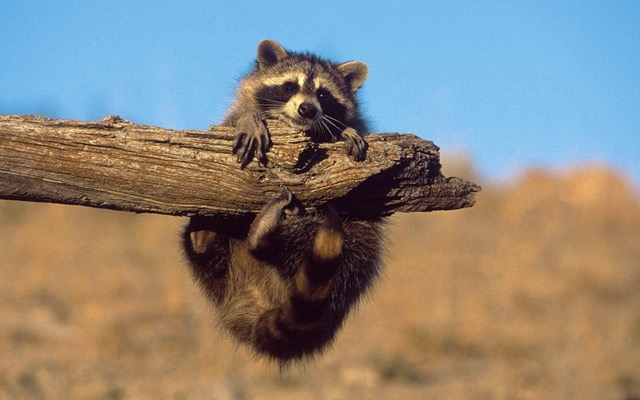
#> input picture images/raccoon.jpg, 640 x 400 px
$ jupyter execute 03_Numpy_Images.ipynb   (shell and % lines are left out)
#> lines starting #> are read from the running program, lines starting #| are printed output that depends on the picture
# <center>🤓 Numpy & Изображения 🖼 </center>

В этой тетрадке мы поговорим о том, как хранятся и отображаются изображения в компьютерах, в частности в задачах машинного обучения. Научимся представлять картинки в виде `numpy.ndarray` и познакомимся с такими библиотеками как `opencv`, и `PIL.Image`

## Содержание тетрадки: <a id='b'></a>
<br>

1. [История фотографии или как загрузить изображение в Python](#h1)
> 1.1 [OpenCV](#h11)<br>
> 1.2 [PIL.Image](#h12)<br>

2. [Основные операции над картинками](#h2)
> 2.1 [Изменение масштаба](#h21)<br>
> 2.2 [Обрезка](#h22)<br>
> 2.3 [Сохранение](#h23)<br>

3. [Numpy-операции над изображениями](#h3)
> 3.1 [Конкатенация (np.concatate)](#h31)<br>
> 3.2 [Стек (np.stack)](#h32)<br>
> 3.3 [Добавляем подушку (np.pad)](#h33)<br>

4. [Как получить список файлов в директории](#h4)

## 1. История фотографии или как загрузить изображение в Python <a id='h1'></a>

Вы знали что первая фотография была сделана на асфальте? [Асфальт](https://ru.wikipedia.org/wiki/%D0%9A%D0%B0%D0%BC%D0%B5%D1%80%D0%B0-%D0%BE%D0%B1%D1%81%D0%BA%D1%83%D1%80%D0%B0) - это горная смола, растворимая в масле, керосине или бензине, а не поверхность под ногами прохожих 🙂. Еще в 1822 году [Жозеф Ньепс](https://ru.wikipedia.org/wiki/%D0%9D%D1%8C%D0%B5%D0%BF%D1%81,_%D0%9D%D0%B8%D1%81%D0%B5%D1%84%D0%BE%D1%80) поместил светлую пластину, покрытую черным асфальтовым лаком в [камеру-обскура](https://ru.wikipedia.org/wiki/%D0%9A%D0%B0%D0%BC%D0%B5%D1%80%D0%B0-%D0%BE%D0%B1%D1%81%D0%BA%D1%83%D1%80%D0%B0), которая представляет из себя черный ящик с небольшим отверствием, пропускающим свет. Свет попадал на пластину с лаком и в тех местах, куда попадали лучи света, асфальт "запекся". После 8-ми часовой выдержки Жозеф Ньепс смыл незапекшиеся участки асфальта с помощью масел и керосина. На месте этих участков проявилась светлая пластина, а остальные участки (на которые не попадал свет) остались темными. Таким образом он получил первую фотографию.

<br>

С приходом цифровой фотографии принцип фиксирования изображения практически не изменился, изменились только инструменты. Вместо пластины с лаком в цифровых фотоаппаратах находится площадка с множеством фотодиодов - эта площадка называется матрицей. [Фотодиод](https://ru.wikipedia.org/wiki/%D0%A4%D0%BE%D1%82%D0%BE%D0%B4%D0%B8%D0%BE%D0%B4) - это небольшого размера устройство, которое способно создавать ток, при попадании на него света. В зависимости от конструкции фотодиода, он может выдавать большее напряжение при попадании на него именно синего цвета или зеленого, или красного. Например, если на "синий" фотодиод падает синий свет, то напряжение в цепи будет 2 вольта, а если зеленый или красный - 0.1 вольта. Когда вы делаете фотографию, затвор фотоаппарата открывается и пропускает свет на матрицу. В этот короткий промежуток времени фиксируются значения напряжения на каждом фотодиоде и эта информация сохраняется. Если таких фотодиодов миллионов, то разрешение камеры обозначают значением в 1 мегапиксель. В **IPhone 11** каждая камера имеет разрешение в 12 мегапикселей, а в **Samsung s20** - 33 (33 миллиона фотодиодов 😱🤯). На матрице фотодиоды располагаются так, как указано на картинке:


вы можете заметить, что зеленых фотодиодов больше всего. Причиной тому является тот факт, что человеческий глаз лучше всего различает оттенки именно зеленого цвета. Поэтому камеры должны захватывать как можно больше зеленых лучей.

<br>
<br>

Давайте представим, что мы сделали фотографию и отдельно сохранили  информацию о напряжении на красных, синих и зеленых фотодиодах. Получается у нас есть три отдельные матрицы. Давайте изобразим каждую из них с помощью черно-белой картинки. Каждый пиксель изображения - один фотодиод. Чем белее пиксель на картинке снизу, тем больше красного/зеленого/синего света попало на этот фотодиод.

<br>

<center><i>матрица <font color='red'>красных</font> фотодиодов</i></center>

<br>

<center><i>матрица <font color='green'>зеленых</font> фотодиодов</i></center>

<br>

<center><i>матрица <font color='blue'>синих</font> фотодиодов</i></center>

Вы можете заметить что они различаются по яркости и самая яркая из них - зеленая (так как дерево и трава вокруг зеленого цвета).

А как же эти матрицы превращяются в цветные картинки на экранах наших девайсов? Каждый пиксель на дисплее можно представить в виде трех маленьких лампочек (красная, зеленая и синяя). Когда вы открываете цветную картинку размером 128х128, в ее отображении участвуют 128х128х3 = 49152 лампочки. Красные лампочки дисплея загораются с мощностью в соответствии с красной матрицей, зеленые в соответствии с зеленой, а синие с синей. Световые волны, исходящие от каждого пикселя, смешиваются в пространстве, и вы видите цветное изображение. Таким образом, любая цветная картинка представляет из себя тензор, размером `H x W x C`, где `H` - высота (height), `W` - ширина (width), `C` - цветовые каналы (channels). В цветной картинке, как мы узнали, 3 канала (но бывает и 4, последний канал отвечает за прозрачность каждого пикселя, например, это полезно при работе в фотошопе).

Далее мы поговорим о том, как загрузить изображение в переменную Python 🐍

<br>
<br>
<br>

### 1.1 OpenCV <a id='h11'></a>

[содержание](#b) | [глава](#h1)

[Open Computer Vision](https://ru.wikipedia.org/wiki/OpenCV) - библиотека алгоритмов компьютерного зрения и обработки изображений, реализованная на языке С/С++ и выпущенная официально в 1999 году группой разработчиков из Intel. С ее помощью над изображением можно применить практически все трансформации, которые могут придти к вам в голову: перспективные искажения, размытие, изменение формы, масштабирование, конвертация цветовых каналов и так далее. В Python библиотека носит название `cv2`. Чтобы вывести изображение в jupyter тетрадке нам также понадобится пакет `matplotlib.pyplot` (общепринятое сокращение: `plt`). Строка `%matplotlib inline` - указывает jupyter notebook-у выводить изображения сразу под ячейкой, в которой используется matplotlib (это позволяет нам не вызывать лишнюю функцию `plt.show()` в каждой ячейке, под которой хотим показать картинку).

[cell 1]
import matplotlib.pyplot as plt
import cv2

Как мы выясняли, цветные картинки представляются в виде трех матриц (RGB - по одной на каждую компоненту цвета: red, green, blue), поэтому фраза "считать картинку" означает представить ее в виде тензора, который будет храниться в переменной языка Python (например, это может быть `numpy.ndarray`). Функция, которая выполняет эту задачу: `cv2.imread()` - она принимает путь до картинки, а возвращает тензор

[cell 2]
img = cv2.imread('./images/raccoon.jpg') # запишем картинку в переменную img
#> img is the input picture: shape (400, 640, 3); mean B, G, R 126.4, 134.8, 138.8

Посмотрим, какой же тип у переменной img?

[cell 3]
type(img)

Да это же знакомый нам numpy.ndarray! Это означет, что теперь мы можем использовать весь функционал библиотеки numpy для работы с изображением и в главе [Numpy-операции над изображениями](#h2) мы поговорим об этом подробнее. А пока давайте хотя бы выведем знакомое нам свойство `shape` и узнаем форму нашего тензора

[cell 4]
img.shape

Мы видим, что высота картинки (кол-во пикселей по вертикали) равна 400, ширина (кол-во пикселей по горизонтали) 640, и 3 канала для каждой компоненты цвета (еще это называют глубиной картинки).

Теперь давайте посмотрим на нашу картинку 👀. Для этого воспользуемся функцией `plt.imshow()` (imshow - сокращение от "image show").

[cell 5]
plt.imshow(img) # на вход функции подаем тензор

Енот в позднее время суток при холодном освещении? На самом деле цвета в картинке должны выглядеть иначе. По умолчанию, openCV предполагает, что каналы в картинке расположены в порядке Blue Green Red, поэтому каналы в нашей картинке перепутаны (красный на месте синего, а синий на месте красного) и изображение выглядит не естественно. Чтобы конвертировать картинку из BGR в RGB, воспользуемся функцией `cv2.cvtColor()` (convert color). Сейчас нам потребуется лишь переставить каналы местами, но эта функция способна также отображать картинку в отличные от RGB цветовые пространства [HSV](https://ru.wikipedia.org/wiki/HSV_(%D1%86%D0%B2%D0%B5%D1%82%D0%BE%D0%B2%D0%B0%D1%8F_%D0%BC%D0%BE%D0%B4%D0%B5%D0%BB%D1%8C)), [LAB](https://ru.wikipedia.org/wiki/LAB), [HSL](https://ru.wikipedia.org/wiki/HSL) и [другие](https://ru.wikipedia.org/wiki/%D0%A6%D0%B2%D0%B5%D1%82%D0%BE%D0%B2%D0%BE%D0%B5_%D0%BF%D1%80%D0%BE%D1%81%D1%82%D1%80%D0%B0%D0%BD%D1%81%D1%82%D0%B2%D0%BE). Алгоритм конвертации задается с помощью целочисленного значения. Чтобы не запоминать какой алгоритм каким значением закодирован, opencv хранит несколько константных значений и название каждой из констант отражает действие алгоритма, вот несколько примеров:

[cell 6]
cv2.COLOR_BGR2RGB, cv2.COLOR_RGB2LAB, cv2.COLOR_RGB2HLS, cv2.COLOR_RGB2GRAY # 2 из-за того что two созвучно с to

[cell 7]
img = cv2.cvtColor(img, cv2.COLOR_BGR2RGB)
"""
Параметры:
----------
- src (source) : картинка (тензор) у которой требуется конвертировать каналы
- code : код конвертации (в данном случае: 4 - cv2.COLOR_BGR2RGB это просто константа равная четырем)
"""

plt.imshow(img)

Вот так выглядит более реалистично. Но также вы могли заметить, что рядом с картинкой присутствует ось X и ось Y. Они не являются частью изображения, их добавила функция `plt.imshow()`, так как основное назначение библиотеки matplotlib - рисовать графики, оси являются неотъемлемой частью это библиотеки. Чтобы убрать их, можно вызвать функцию `plt.axis()`, передав в виде параметра строку "off".

[cell 8]
plt.imshow(img) # покажем картинку
plt.axis('off'); # удалим оси

<br>
<br>
<br>

### 1.2 PIL.Image <a id='h12'></a>

[содержание](#b) | [глава](#h1)

Python Image Library (также известная как Pillow) - библиотека для манипуляций с изображениями, появившаяся на свет в далеком 1995 году, реализованная на Python и C. Нам, в частности, понадобится пакет `Image`, в котором реализована функция `PIL.Image.open( )`, считавающая изображение в переменную Python.

[cell 9]
import PIL
import numpy as np

[cell 10]
pil_img = PIL.Image.open('./images/raccoon.jpg')
type(pil_img)

Как можно увидеть, PIL, считывая картинку, не конвертирует ее в numpy.ndarray, а сохраняет в переменную иного, известного только этой библиотеке типа. В отличии от OpenCV, в PIL нет встроенных алгоритмов компьютерного зрения, зато с ее помощью удобнее осуществлять многие преобразования с картинками. Еще один отличительный плюс PIL.Image изображений заключается в том, что их можно отобразить при помощи встроенной функции display( ), которая не сжимает изображение в отличии от `plt.imshow()`

[cell 11]
display(pil_img)

Также можно просто вывести переменную и jupyter поймет что вы хотите отобразить картинку

[cell 12]
pil_img

Функция `plt.imshow( )` также может принимать PIL изображение

[cell 13]
plt.imshow(pil_img)
plt.axis('off');

Чтобы узнать размер картинки, выведем свойство `size` (эта функция не выводит количество каналов, а только ширину и высоту)

[cell 14]
pil_img.size

Вы можете быстро конвертировать `PIL` картинку в `numpy.ndarray` и обратно с помощью функций `np.asarray()` и `PIL.Image.fromarray()`

[cell 15]
img_np = np.asarray(pil_img)
print(type(img_np), img_np.shape)
#| <class 'numpy.ndarray'> (400, 640, 3)

[cell 16]
pil_img = PIL.Image.fromarray(img_np)
print(type(pil_img), pil_img.size)
#| <class 'PIL.Image.Image'> (640, 400)

Вы могли заметить что теперь PIL картинка имеет тип `PIL.Image.Image`, а не `PIL.JpegImagePlugin.JpegImageFile`, но это не влияет на функционал.

Давайте закрепим:

* OpenCV - работает с картинкой как с `numpy.ndarray`.

* PIL - считывает картинку как известный только ей тип данных.

<br>
<br>
<br>

## 2. Основные операции над изображениями <a id='h2'>

[содержание](#b)

Теперь познакомимся с основными операциями, которые можно выполнять с помощью `PIL` и `OpenCV`

### 2.1 Изменение масштаба <a id='h21'></a>

[содержание](#b) | [глава](#h2)

#### OpenCV

Чтобы изменить масштаб изображения можно воспользоваться функцией `cv2.resize()`, [алгоритмов](https://ru.wikipedia.org/wiki/%D0%9C%D0%B0%D1%81%D1%88%D1%82%D0%B0%D0%B1%D0%B8%D1%80%D0%BE%D0%B2%D0%B0%D0%BD%D0%B8%D0%B5_%D0%B8%D0%B7%D0%BE%D0%B1%D1%80%D0%B0%D0%B6%D0%B5%D0%BD%D0%B8%D1%8F#%D0%9C%D0%B5%D1%82%D0%BE%D0%B4%D1%8B_%D0%BC%D0%B0%D1%81%D1%88%D1%82%D0%B0%D0%B1%D0%B8%D1%80%D0%BE%D0%B2%D0%B0%D0%BD%D0%B8%D1%8F_%D0%BE%D0%B1%D1%89%D0%B5%D0%B3%D0%BE_%D0%BD%D0%B0%D0%B7%D0%BD%D0%B0%D1%87%D0%B5%D0%BD%D0%B8%D1%8F) масштабирования изображения существует несколько и вы можете выбрать некоторые из них с помощью параметра `interpolation`. Этот параметр принимает на вход целочисленное значение. По аналогии с алгоритмами конвертации цветов, opencv имеет несколько сохраненных константных значений, название каждой из констант отражает алгоритм и вот некоторые примеры:

[cell 17]
cv2.INTER_AREA, cv2.INTER_BITS, cv2.INTER_CUBIC, cv2.INTER_LANCZOS4, cv2.INTER_MAX, cv2.INTER_LINEAR

Как вы могли заметить, все эти константы начинаются со слова `INTER`. Алгоритмы масштабирования отличаются друг от друга скоростью выполнения и гладкостью получаемых контуров, мы не будем рассматривать их подробно, но вы можете изучить результаты на практике

[cell 18]
img = cv2.imread('./images/raccoon.jpg')
img = cv2.cvtColor(img, cv2.COLOR_RGB2BGR)

scaled_img = cv2.resize(img, (640*2, 400*2), cv2.INTER_AREA)
"""
Параметры:
---------
src - картинка, к которой будет применяться масштабирование
dsize (destination size) - желаемый размер картинки (сначала ширина, потом высота)
interpolation - код алгоритма масштабирования
"""

# выведем размер изображения после масштабирования
print(scaled_img.shape)
#| (800, 1280, 3)

# конвертируем в PIL картинку, чтобы вывести изображение в оригинальном размере
PIL.Image.fromarray(scaled_img)

<br>
<br>
<br>

#### PIL.Image

Аналог у PIL: метод `resize()`. Именно "метод", потому что эта функция вызывается от переменной с картинкой.

[cell 19]
pil_img = PIL.Image.open('./images/raccoon.jpg')

pil_img_resized = pil_img.resize((640*2, 400*2), PIL.Image.BICUBIC)
"""
Параметры:
---------
size - желаемый размер картинки (сначала ширина, потом высота)
resample - код алгоритма масштабирования
box - область, которую требуется масштабировать (если не указать, то масштабирование применится ко всей картинке)
"""

pil_img_resized

### 2.2 Обрезка<a id='h22'></a>

[содержание](#b) | [глава](#h2)

#### OpenCV

В OpenCV нет встроенной функции для обрезки изображения. Вместо этого мы можем воспользоваться numpy-индексацией (ведь opencv трактует картинку как numpy-тензор, поэтому можно выбросить ненужные части картинки с помощью индексации). Но для этого надо знать в каком порядке хранятся пиксели. Еще раз выведем шейп нашейго тензора

[cell 20]
img = cv2.imread('./images/raccoon.jpg')
img = cv2.cvtColor(img, cv2.COLOR_RGB2BGR)

img.shape

В первом измерении массива хранятся "строки" нашего изображения, то есть горизонтальные линии пикселей. Второе измерение отведено для "столбцов", то есть вертикальных линий пикселей, а третье измерение хранит цвета каждого пикселя. Таким образом, чтобы вывести первую горизонтальную линиию пикселей, надо исполнить:

[cell 21]
img[0]
#> Out = 640 rows, first 8: [95, 172, 226], [96, 173, 227], [98, 175, 229], [99, 176, 230], [98, 175, 229], [98, 175, 229], [96, 173, 227], [95, 172, 226]

Чтобы вывести десятый пиксель в этой линии:

[cell 22]
img[0][9]
#> Out = [98, 175, 227]

👆 И вот мы получили значения красного, зеленого и синего соответственно в пикселе по адресу: 0 по горизонтали и 9 по вертикали. Давайте обнулим зеленую и синюю компоненту в этом пикселе и посмотрим как это отразится на изображении (в верхнем левом углу найдите "испорченный" пиксель):

[cell 23]
img[0][9][1] = 0
#> img: shape (400, 640, 3); mean R, G, B 138.8, 134.8, 126.4
img[0][9][2] = 0
#> img: shape (400, 640, 3); mean R, G, B 138.8, 134.8, 126.4

[cell 24]
PIL.Image.fromarray(img)

Давайте теперь применим наши навыки индексирования и обрежем картинку сверху и снизу на 50 пикселей. То есть возьмем из тензора все строки начиная с 50-й и до 50-й с конца. Чтобы не вычислять до какой строки выводить строки можно указать просто значения -50.

[cell 25]
img_cropped = img[50:-50, :, :]
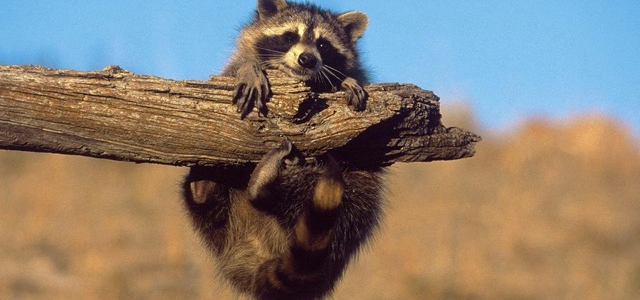
#> img_cropped: shape (300, 640, 3); mean R, G, B 137.6, 127, 114.9

plt.imshow(img_cropped)

Чтобы не писать при индексации ` :, :` в конце, можно использовать многоточие `...`

[cell 26]
img_cropped = img[50:-50, ...]

plt.imshow(img_cropped)

Мы также можем выбросить из картинки все нечетные строки пикселей (ведь мы работаем с `numpy.ndarray`, значит можем применять любые виды индексации)

[cell 27]
img_thin = img[::2, ...]
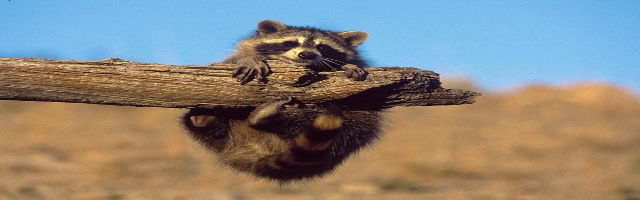
#> img_thin: shape (200, 640, 3); mean R, G, B 138.7, 134.8, 126.6

plt.imshow(img_thin)

Или все четные столбцы

[cell 28]
img_thin = img[:, 1::2, :]
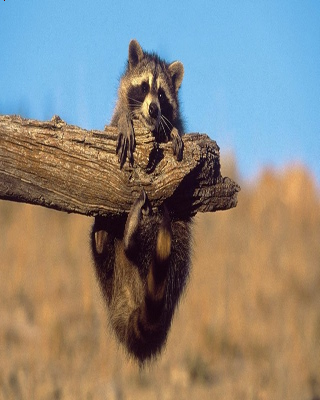
#> img_thin: shape (400, 320, 3); mean R, G, B 138.7, 134.8, 126.4

plt.imshow(img_thin)

👆 Поэкспериментируйте, оставляя только каждый третий, четвертый или пятый пиксель. По вертикали или горизонтали, или одновременно в двух направлениях.

<br>
<br>
<br>

#### PIL.Image

В PIL есть встроенный метод `.crop()`, который обрезает нужную область и принимает всего один параметр `box` - список из четырех значений: (a) левая граница области, (b) верхняя граница, (c) правая граница и (d) нижняя (начало координат - верхний левый угол)

[cell 29]
pil_img = PIL.Image.open('./images/raccoon.jpg')

pil_img_cropped = pil_img.crop([100, 100, 500, 300])
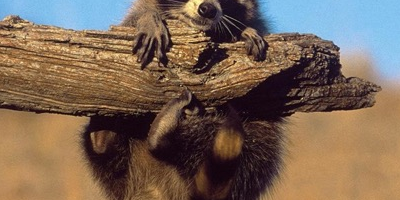
#> pil_img_cropped: PIL image 400x200 RGB; mean R, G, B 122.3, 102.1, 86.3

pil_img_cropped

Полезное упражнение: обрежьте картинку так, чтобы осталась только мордочка енота (как на изображении выше) - после его выполнения вам будет легче ориентироваться в координатах

<br>
<br>
<br>

### 2.3 Сохранение <a id='h23'></a>

[содержание](#b) | [глава](#h2)

#### OpenCv

Чтобы сохранить картинку без искажений цвета, значения в тензоре должны быть целыми числами в диапазоне [0, 255] включительно! В `cv2` для сохранения используем функцию `cv2.imwrite()`. Функция принимает два значения: путь, куда вы будете сохранять картинку и numpy.ndarray. OpenCV сам определит алгоритм записи в файл в зависимости от расширения, которое вы укажете в пути.

[cell 30]
cv2.imwrite('./cropped_raccoon.jpg', img_cropped)
#> Out = True

Функция возвращает `True` если сохранение прошло успешно, иначе `False`. Давайте теперь сохраним тензор, прибавив к нему 1000. Если вы откроете это изображение через проводник, то увидите что оно залито белым цветом, это потому что все значения больше 255 в тензоре приравняются к 255, все что меньше 0 приравняются к 0.

[cell 31]
cv2.imwrite('./cropped_raccoon_bad.jpg', img_cropped + 1000)
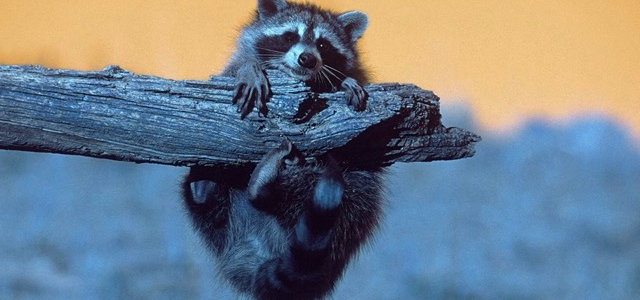
#> saved as cropped_raccoon_bad.jpg: shape (300, 640, 3) uint16; mean B, G, R 1137.6, 1127, 1114.9; drawn with min black and max white
#> Out = True

#### PIL.Image

В `PIL.Image` для сохранения отведен метод `.save()`. По умолчанию алгоритм записи в файл также определяется автоматически, но вы можете указать алгоритм отдельно с помощью параметра `format`

[cell 32]
pil_img_cropped.save('./cropped_racoon_pil.png')

<br>
<br>
<br>

## 3. Numpy-операции над изображениями <a id='h3'>

[содержание](#b)

Мы уже знаем, что `cv2.imread()` считывает файл-изображение с вашего компьютера и сохраняет пиксели как целочисленные значения в `numpy.ndarray`. В этой главе тетрадки мы с вами научимся преобразовывать изображения с помощью numpy, подготавливая данные для обучения нейросети.

### 3.1 Конкатенация (np.concatenate) <a id='h31'>

[содержание](#b) | [глава](#h3)

Первый полезный навык при подготовке данных: конкатенация картинок. Конкатенация - это операция склеивания (строк, картинок, векторов). Давайте сначала посмотрим как это работает на векторах, конкатенируем вектора `a`, `b` и `c` с помощью функции `np.concatenate()`. Первый ее параметр - список векторов/матриц/тензоров которые надо склеить.

[cell 33]
a = np.array([1,2,3])
b = np.array([4,5,6,7,8])
c = np.array([9, 10, 11, 12, 13, 14, 15])

np.concatenate([a, b, c])

Если вы хотите склеить матрицы (двумерный массив), то у вас есть два варианта склейки: по столбцам и по строкам. Для того чтобы указать какой вариант вам необходим, функция `np.concatenate()` имеет параметр `axis`, который принимает измерение, вдоль которого вы будете производить склейку. Посмотрим на примере

[cell 34]
m1 = np.ones(8).reshape((4, 2))
m2 = np.zeros(12).reshape((4, 3))

print(m1)
print()
print(m2)

У обеих матриц четыре строки, но у первой два столбца, а у второй три. Таким образом мы можем склеить столбцы, но не можем склеить строки. Так как будем склеивать столбцы, указываем параметр `axis = 1`

[cell 35]
np.concatenate([m1, m2], axis=1)

Теперь склеим строки

[cell 36]
m3 = np.zeros(6).reshape((3, 2))

print(m3)

[cell 37]
np.concatenate([m1, m3], axis=0)

Если мы хотим склеить трехмерный массив (тензор), тогда у нас есть целых три варианта склейки (по вертикали, горизонтали и глубине). Склеим две картинки с енотом по вертикали и горизонтали (по глубине склеивать картинки мы не будем, зачем нам 6 каналов в изображении?)

[cell 38]
img = cv2.imread('./images/raccoon.jpg')
img = cv2.cvtColor(img, cv2.COLOR_RGB2BGR)

img_concat_v = np.concatenate([img, img], axis=1)
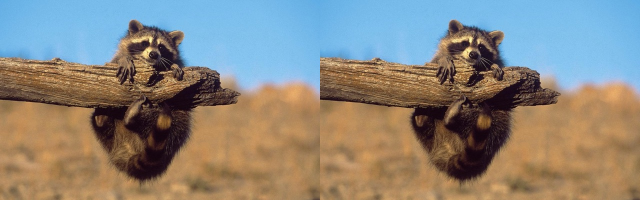
#> img_concat_v: shape (400, 1280, 3) (shown at 1/2 size); mean R, G, B 138.8, 134.8, 126.4
plt.imshow(img_concat_v)

[cell 39]
img_concat_h = np.concatenate([img, img], axis=0)
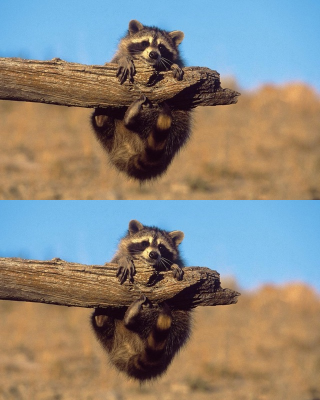
#> img_concat_h: shape (800, 640, 3) (shown at 1/2 size); mean R, G, B 138.8, 134.8, 126.4
plt.imshow(img_concat_h)

### 3.2 Стек (np.stack) <a id='h32'>

[содержание](#b) | [глава](#h3)

Иногда нам требуется соединить несколько изображений, создав новое измерение. Проще понять если сразу перейти к примеру: пусть у нас есть три строки матрицы, хранящиеся в разных переменных

[cell 40]
row_1 = np.array([1,1,1,1])
row_2 = np.array([2,2,2,2])
row_3 = np.array([3,3,3,3])

Как их все соединить, чтобы получилась матрица из строк? В этом нам поможет функция `np.stack()`, которая принимает список векторов/матриц/тензоров и соединяет их вдоль оси, которую вы укажете.

[cell 41]
np.stack([row_1, row_2, row_3], axis=0)

[cell 42]
np.stack([row_1, row_2, row_3], axis=1)

Чтобы понять как это применимо к изображениям, давайте разобьем нашу картинку на три матрицы: красную, зеленую и синюю компоненты

[cell 43]
r = img[..., 0]
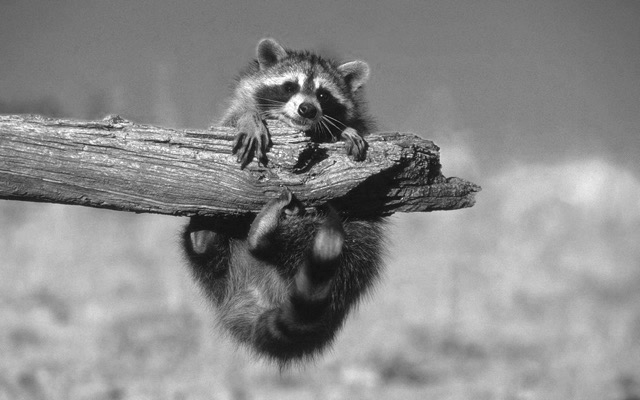
#> r: shape (400, 640); min 10, max 255, mean 138.8
g = img[..., 1]
b = img[..., 2]
#> (the rest of the program and of its run is left out)
